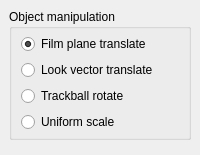
  <widget class="QDockWidget" name="modelerDock">
   <property name="windowTitle">
    <string>Modeler</string>
   </property>
   <attribute name="dockWidgetArea">
    <number>1</number>
   </attribute>
   <widget class="QWidget" name="modelerDockContents">
    <layout class="QVBoxLayout" name="verticalLayout_2">
     <item>
      <widget class="QGroupBox" name="objectTools">
       <property name="title">
        <string>Object manipulation</string>
       </property>
       <layout class="QVBoxLayout" name="verticalLayout_12">
        <property name="topMargin">
         <number>5</number>
        </property>
        <property name="bottomMargin">
         <number>5</number>
        </property>
        <item>
         <widget class="QRadioButton" name="objFilmPlaneTranslate">
          <property name="text">
           <string>Film plane translate</string>
          </property>
          <property name="checked">
           <bool>true</bool>
          </property>
         </widget>
        </item>
        <item>
         <widget class="QRadioButton" name="objLookVectorTranslate">
          <property name="text">
           <string>Look vector translate</string>
          </property>
         </widget>
        </item>
        <item>
         <widget class="QRadioButton" name="objTrackballRotate">
          <property name="text">
           <string>Trackball rotate</string>
          </property>
         </widget>
        </item>
        <item>
         <widget class="QRadioButton" name="objUniformScale">
          <property name="text">
           <string>Uniform scale</string>
          </property>
         </widget>
        </item>
       </layout>
      </widget>
     </item>
     <item>
      <widget class="QWidget" name="modelerDockEmptySpace" native="true">
       <property name="sizePolicy">
        <sizepolicy hsizetype="Preferred" vsizetype="Expanding">
         <horstretch>0</horstretch>
         <verstretch>0</verstretch>
        </sizepolicy>
       </property>
      </widget>
     </item>
    </layout>
   </widget>
  </widget>
